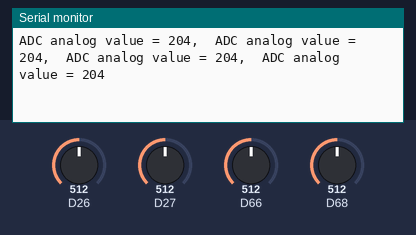
The sketch below on a simulated Arduino Due. Shown: the last lines printed to the serial monitor. The inputs (shaded band) are chosen by the test bench; at power-on: D26 = 512, D27 = 512, D66 = 512, D68 = 512 (analog values on the 0–1023 scale).

Above: at 1.2 s.
1.3 s: D26 set to 716
At 1.32 s:
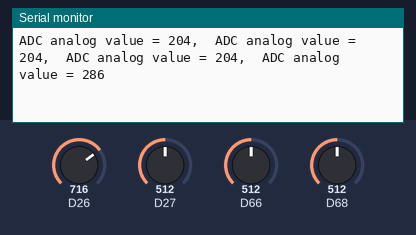
2.8 s: D27 set to 716
At 2.83 s:
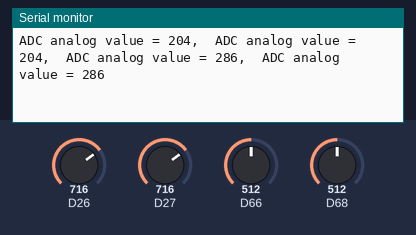
4.3 s: D66 set to 716
At 4.35 s:
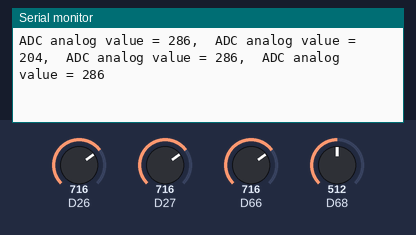
5.8 s: D68 set to 716
At 5.87 s:
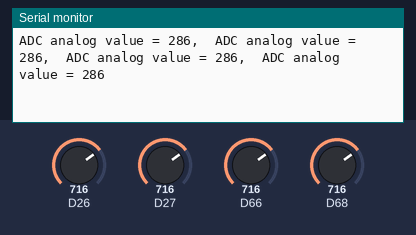
7.3 s: D26 set to 992
At 7.38 s:
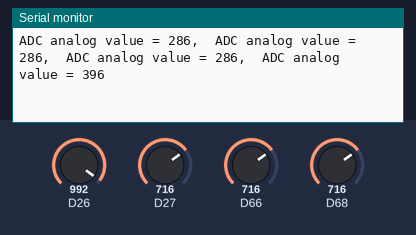
8.8 s: D27 set to 992
At 8.8 s:
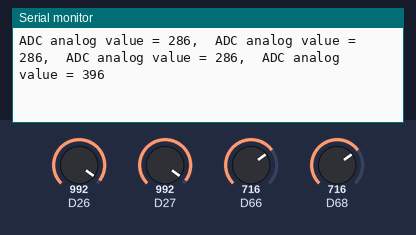
Timing chart, 0 to 11.3 s (numbered marks = the images above; inputs shaded):
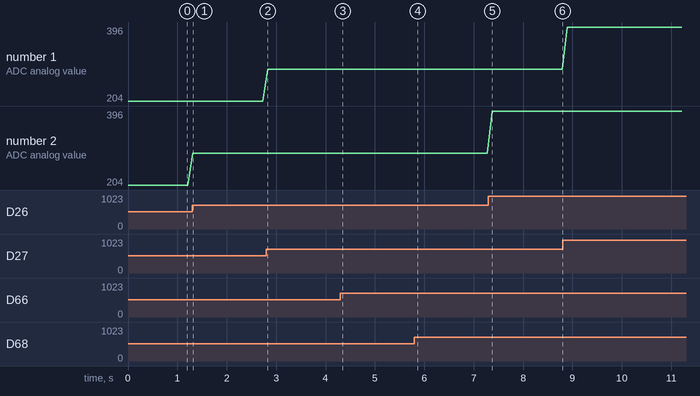

Measured:
- after the input at 1.3 s, the serial monitor: prints a new line at once (image 1)
- after the input at 2.8 s, the serial monitor: prints a new line at once (image 2)
- after the input at 4.3 s, the serial monitor: prints a new line after 0.05 s (image 3)
- after the input at 5.8 s, the serial monitor: prints a new line after 0.06 s (image 4)
- after the input at 7.3 s, the serial monitor: prints a new line after 0.08 s (image 5)
- plotted number 2: 204 → 286 after the input at 1.3 s, 286 → 396 after the input at 7.3 s

The sketch:

4_pot_reading.ino
```cpp
void setup() {
  // initialize serial communication at 115200 bits per second:
  Serial.begin(115200);

  //set the resolution to 12 bits (0-4095)
  analogReadResolution(12);
}

void loop() {
  // read the analog / millivolts value for pin 2:
  int analogValue1 = analogRead(12)/10;

  // print out the values you read:
  Serial.printf("ADC analog value = %d,  ", analogValue1);
   int analogValue2 = analogRead(14)/10;

  // print out the values you read:
  Serial.printf("ADC analog value = %d,  ", analogValue2);
   int analogValue3 = analogRead(27)/10;

  // print out the values you read:
  Serial.printf("ADC analog value = %d,  ", analogValue3);
   int analogValue4 = analogRead(26)/10;

  // print out the values you read:
  Serial.printf("ADC analog value = %d\n", analogValue4);
  //Serial.printf("ADC millivolts value = %d\n", analogVolts);

  delay(100);  // delay in between reads for clear read from serial
}
```
